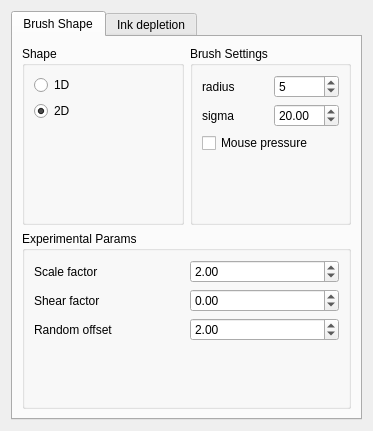
<ui version="4.0" >
 <class>WdgSumieOptions</class>
 <widget class="QWidget" name="WdgSumieOptions" >
  <property name="geometry" >
   <rect>
    <x>0</x>
    <y>0</y>
    <width>373</width>
    <height>431</height>
   </rect>
  </property>
  <property name="sizePolicy" >
   <sizepolicy vsizetype="Preferred" hsizetype="Preferred" >
    <horstretch>0</horstretch>
    <verstretch>0</verstretch>
   </sizepolicy>
  </property>
  <property name="minimumSize" >
   <size>
    <width>0</width>
    <height>0</height>
   </size>
  </property>
  <layout class="QGridLayout" name="gridLayout_6" >
   <item row="0" column="0" >
    <widget class="QTabWidget" name="sumiTab" >
     <property name="currentIndex" >
      <number>0</number>
     </property>
     <widget class="QWidget" name="brushTab" >
      <attribute name="title" >
       <string>Brush Shape</string>
      </attribute>
      <layout class="QGridLayout" name="gridLayout_8" >
       <item row="0" column="0" >
        <layout class="QVBoxLayout" name="verticalLayout_2" >
         <item>
          <layout class="QHBoxLayout" name="horizontalLayout" >
           <item>
            <widget class="QGroupBox" name="shapeGroup" >
             <property name="title" >
              <string>Shape</string>
             </property>
             <layout class="QGridLayout" name="gridLayout_5" >
              <item row="0" column="0" >
               <widget class="QRadioButton" name="oneDimBrushBtn" >
                <property name="text" >
                 <string>1D</string>
                </property>
                <property name="checked" >
                 <bool>false</bool>
                </property>
               </widget>
              </item>
              <item row="1" column="0" >
               <widget class="QRadioButton" name="twoDimBrushBtn" >
                <property name="text" >
                 <string>2D</string>
                </property>
                <property name="checked" >
                 <bool>true</bool>
                </property>
               </widget>
              </item>
              <item row="2" column="0" >
               <spacer name="verticalSpacer_2" >
                <property name="orientation" >
                 <enum>Qt::Vertical</enum>
                </property>
                <property name="sizeHint" stdset="0" >
                 <size>
                  <width>20</width>
                  <height>40</height>
                 </size>
                </property>
               </spacer>
              </item>
             </layout>
            </widget>
           </item>
           <item>
            <widget class="QGroupBox" name="brushGroup" >
             <property name="sizePolicy" >
              <sizepolicy vsizetype="Minimum" hsizetype="Minimum" >
               <horstretch>0</horstretch>
               <verstretch>0</verstretch>
              </sizepolicy>
             </property>
             <property name="minimumSize" >
              <size>
               <width>0</width>
               <height>165</height>
              </size>
             </property>
             <property name="title" >
              <string>Brush Settings</string>
             </property>
             <layout class="QGridLayout" name="gridLayout_4" >
              <item row="4" column="0" >
               <spacer name="verticalSpacer_4" >
                <property name="orientation" >
                 <enum>Qt::Vertical</enum>
                </property>
                <property name="sizeHint" stdset="0" >
                 <size>
                  <width>20</width>
                  <height>40</height>
                 </size>
                </property>
               </spacer>
              </item>
              <item row="0" column="1" >
               <widget class="QSpinBox" name="radiusSpinBox" >
                <property name="value" >
                 <number>5</number>
                </property>
               </widget>
              </item>
              <item row="2" column="1" >
               <widget class="QDoubleSpinBox" name="sigmaSpinBox" >
                <property name="value" >
                 <double>20.000000000000000</double>
                </property>
               </widget>
              </item>
              <item row="3" column="0" colspan="2" >
               <widget class="QCheckBox" name="mousePressureCBox" >
                <property name="text" >
                 <string>Mouse pressure</string>
                </property>
                <property name="checked" >
                 <bool>false</bool>
                </property>
               </widget>
              </item>
              <item row="0" column="0" >
               <widget class="QLabel" name="radiusLabel" >
                <property name="text" >
                 <string>radius</string>
                </property>
               </widget>
              </item>
              <item row="2" column="0" >
               <widget class="QLabel" name="sigmaLabel" >
                <property name="text" >
                 <string>sigma</string>
                </property>
               </widget>
              </item>
             </layout>
            </widget>
           </item>
          </layout>
         </item>
         <item>
          <widget class="QGroupBox" name="movementGroup" >
           <property name="sizePolicy" >
            <sizepolicy vsizetype="Minimum" hsizetype="Minimum" >
             <horstretch>0</horstretch>
             <verstretch>0</verstretch>
            </sizepolicy>
           </property>
           <property name="title" >
            <string>Experimental Params</string>
           </property>
           <layout class="QGridLayout" name="gridLayout_3" >
            <item row="3" column="1" >
             <spacer name="verticalSpacer_3" >
              <property name="orientation" >
               <enum>Qt::Vertical</enum>
              </property>
              <property name="sizeHint" stdset="0" >
               <size>
                <width>20</width>
                <height>40</height>
               </size>
              </property>
             </spacer>
            </item>
            <item row="0" column="0" >
             <widget class="QLabel" name="label" >
              <property name="text" >
               <string>Scale factor</string>
              </property>
             </widget>
            </item>
            <item row="0" column="1" >
             <widget class="QDoubleSpinBox" name="scaleBox" >
              <property name="minimum" >
               <double>-99.000000000000000</double>
              </property>
              <property name="value" >
               <double>2.000000000000000</double>
              </property>
             </widget>
            </item>
            <item row="1" column="0" >
             <widget class="QLabel" name="label_2" >
              <property name="text" >
               <string>Shear factor</string>
              </property>
             </widget>
            </item>
            <item row="1" column="1" >
             <widget class="QDoubleSpinBox" name="shearBox" >
              <property name="minimum" >
               <double>-99.000000000000000</double>
              </property>
              <property name="value" >
               <double>0.000000000000000</double>
              </property>
             </widget>
            </item>
            <item row="2" column="0" >
             <widget class="QLabel" name="label_3" >
              <property name="text" >
               <string>Random offset</string>
              </property>
             </widget>
            </item>
            <item row="2" column="1" >
             <widget class="QDoubleSpinBox" name="rndBox" >
              <property name="minimum" >
               <double>-99.000000000000000</double>
              </property>
              <property name="maximum" >
               <double>999.990000000000009</double>
              </property>
              <property name="value" >
               <double>2.000000000000000</double>
              </property>
             </widget>
            </item>
           </layout>
          </widget>
         </item>
        </layout>
       </item>
      </layout>
     </widget>
     <widget class="QWidget" name="inkTab" >
      <attribute name="title" >
       <string>Ink depletion</string>
      </attribute>
      <layout class="QGridLayout" name="gridLayout_7" >
       <item row="0" column="0" >
        <widget class="QGroupBox" name="groupBox_2" >
         <property name="title" >
          <string>Ink</string>
         </property>
         <layout class="QGridLayout" name="gridLayout_2" >
          <item row="0" column="0" >
           <layout class="QHBoxLayout" name="horizontalLayout_6" >
            <item>
             <widget class="QLabel" name="inkLabel" >
              <property name="text" >
               <string>Ink Amount</string>
              </property>
             </widget>
            </item>
            <item>
             <widget class="QSpinBox" name="inkAmountSpinBox" >
              <property name="maximum" >
               <number>10000</number>
              </property>
              <property name="value" >
               <number>1024</number>
              </property>
             </widget>
            </item>
           </layout>
          </item>
          <item row="1" column="0" >
           <layout class="QHBoxLayout" name="horizontalLayout_2" >
            <item>
             <widget class="QCheckBox" name="opacityCBox" >
              <property name="text" >
               <string>Opacity</string>
              </property>
              <property name="checked" >
               <bool>true</bool>
              </property>
             </widget>
            </item>
            <item>
             <widget class="QCheckBox" name="saturationCBox" >
              <property name="enabled" >
               <bool>true</bool>
              </property>
              <property name="text" >
               <string>Saturation</string>
              </property>
              <property name="checked" >
               <bool>false</bool>
              </property>
             </widget>
            </item>
           </layout>
          </item>
         </layout>
        </widget>
       </item>
       <item row="1" column="0" >
        <widget class="QGroupBox" name="groupBox" >
         <property name="minimumSize" >
          <size>
           <width>0</width>
           <height>130</height>
          </size>
         </property>
         <property name="title" >
          <string>Ink Depletion Curve</string>
         </property>
         <layout class="QVBoxLayout" name="verticalLayout_3" >
          <item>
           <widget class="KCurve" native="1" name="inkCurve" />
          </item>
         </layout>
        </widget>
       </item>
       <item row="2" column="0" >
        <widget class="QGroupBox" name="weightGroup" >
         <property name="title" >
          <string>Saturation Weights</string>
         </property>
         <layout class="QGridLayout" name="gridLayout" >
          <item row="0" column="1" >
           <widget class="QSlider" name="pressureSlider" >
            <property name="sizePolicy" >
             <sizepolicy vsizetype="Expanding" hsizetype="Expanding" >
              <horstretch>0</horstretch>
              <verstretch>0</verstretch>
             </sizepolicy>
            </property>
            <property name="toolTip" >
             <string>pressure weight</string>
            </property>
            <property name="minimum" >
             <number>0</number>
            </property>
            <property name="maximum" >
             <number>100</number>
            </property>
            <property name="value" >
             <number>50</number>
            </property>
            <property name="orientation" >
             <enum>Qt::Vertical</enum>
            </property>
            <property name="tickPosition" >
             <enum>QSlider::TicksBelow</enum>
            </property>
           </widget>
          </item>
          <item row="0" column="4" >
           <widget class="QSlider" name="inkDepletionSlider" >
            <property name="sizePolicy" >
             <sizepolicy vsizetype="Expanding" hsizetype="Expanding" >
              <horstretch>0</horstretch>
              <verstretch>0</verstretch>
             </sizepolicy>
            </property>
            <property name="toolTip" >
             <string>Ink depletion curve weight</string>
            </property>
            <property name="minimum" >
             <number>0</number>
            </property>
            <property name="maximum" >
             <number>100</number>
            </property>
            <property name="value" >
             <number>50</number>
            </property>
            <property name="orientation" >
             <enum>Qt::Vertical</enum>
            </property>
            <property name="tickPosition" >
             <enum>QSlider::TicksBelow</enum>
            </property>
           </widget>
          </item>
          <item row="0" column="2" >
           <widget class="QSlider" name="bristleLengthSlider" >
            <property name="sizePolicy" >
             <sizepolicy vsizetype="Expanding" hsizetype="Expanding" >
              <horstretch>0</horstretch>
              <verstretch>0</verstretch>
             </sizepolicy>
            </property>
            <property name="toolTip" >
             <string>bristle length weight</string>
            </property>
            <property name="minimum" >
             <number>0</number>
            </property>
            <property name="maximum" >
             <number>100</number>
            </property>
            <property name="value" >
             <number>50</number>
            </property>
            <property name="orientation" >
             <enum>Qt::Vertical</enum>
            </property>
            <property name="tickPosition" >
             <enum>QSlider::TicksBelow</enum>
            </property>
           </widget>
          </item>
          <item row="0" column="3" >
           <widget class="QSlider" name="bristleInkAmountSlider" >
            <property name="sizePolicy" >
             <sizepolicy vsizetype="Expanding" hsizetype="Expanding" >
              <horstretch>0</horstretch>
              <verstretch>0</verstretch>
             </sizepolicy>
            </property>
            <property name="toolTip" >
             <string>Bristle ink amount weight</string>
            </property>
            <property name="minimum" >
             <number>0</number>
            </property>
            <property name="maximum" >
             <number>100</number>
            </property>
            <property name="value" >
             <number>50</number>
            </property>
            <property name="orientation" >
             <enum>Qt::Vertical</enum>
            </property>
            <property name="tickPosition" >
             <enum>QSlider::TicksBelow</enum>
            </property>
           </widget>
          </item>
          <item row="0" column="0" >
           <widget class="QCheckBox" name="weightSaturationCBox" >
            <property name="text" >
             <string>weighted saturation</string>
            </property>
           </widget>
          </item>
         </layout>
        </widget>
       </item>
      </layout>
     </widget>
    </widget>
   </item>
  </layout>
 </widget>
 <customwidgets>
  <customwidget>
   <class>KCurve</class>
   <extends>QWidget</extends>
   <header>widgets/kcurve.h</header>
   <container>1</container>
  </customwidget>
 </customwidgets>
 <resources/>
 <connections/>
</ui>
